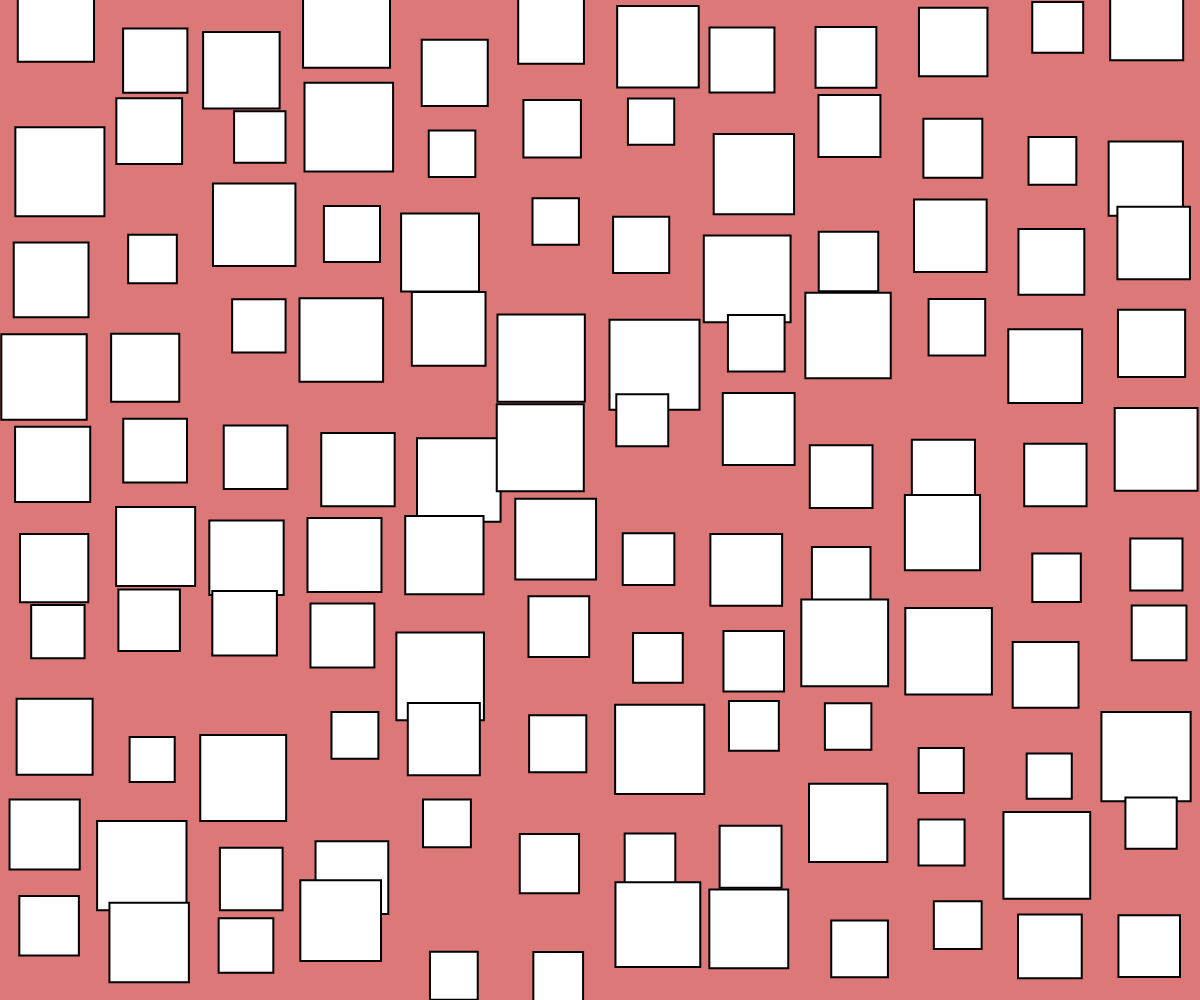
Frame 1 (no input)
Frame 60 (no input): identical to frame 1, image omitted
Frame 120 (the mouse pressed at the canvas centre since frame 60): identical to frame 1, image omitted

The p5.js sketch that drew this single still picture (run headless with seeded random() and noise() and a simulated clock; from frame 60 on, the mouse is pressed at the canvas centre):

// p5.js sketch
// ── sketch.js
function setup() {
  createCanvas(windowWidth, windowHeight);
  rectMode(CENTER);
  angleMode(DEGREES);
  background(220, 120, 120);

  strokeWeight(2);
  let pitch = 100;
  let sqDim = 0.9 * pitch;
  translate(pitch / 2, pitch / 2);

  for (let cnt = 0; cnt < 10; cnt++) {
    print(random(10, 100));
  }



  // draw a column of rows
  for (let y = 0; y < height; y += pitch) {
    // draw a row of squares
    for (let x = 0; x < width; x += pitch) {
      let dd = random(sqDim / 2, sqDim);
      let vx = random(-10, 10)
      let vy = random(-30, 30)
      push();
      translate(x, y);
      rect(vx, vy, dd);
      pop();
    }
  }
}

function draw() {}
